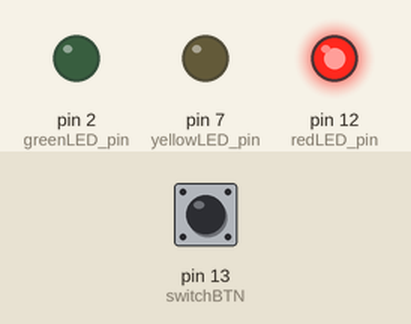
Simulated run of this sketch. Board: Arduino Uno, built with avr-gcc and run on an emulated ATmega328P. On the bench: output pins drawn as LEDs (lit = HIGH). The inputs (shaded band) are chosen by the test bench; at power-on: pin 13 (switchBTN) HIGH.

Above: at 1.0 s.
At 3.0 s:
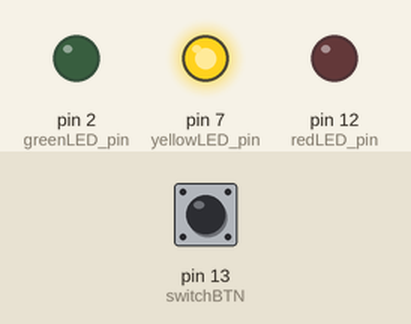
At 6.5 s:
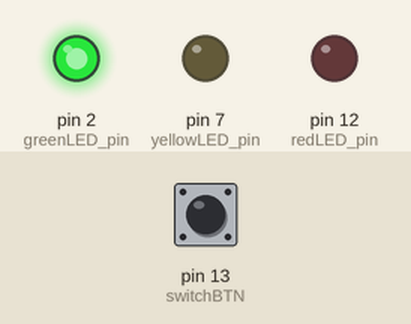
Timing chart, 0 to 11.7 s (numbered marks = the images above):
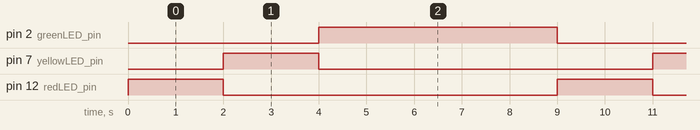

Measured:
- by itself, pin 2 (greenLED_pin): alternates HIGH for 5.0 s and LOW for 4.0 s
- by itself, pin 7 (yellowLED_pin), pin 12 (redLED_pin): alternates HIGH for 2.0 s and LOW for 7.0 s
- by itself, everything shown: repeats every 9.0 s, in 4 steps

The sketch:

Traffic_Light_Sketch.ino
```cpp
//initializing variables for entire page scope
  int greenLED_pin = 2;
  int yellowLED_pin = 7;
  int redLED_pin = 12;
  int switchBTN = 13;

  //Arduino Setup Method
void setup()
{
  //Telling all LED pins to behave as output
  pinMode(yellowLED_pin,OUTPUT);
  pinMode(redLED_pin,OUTPUT);
  pinMode(greenLED_pin, OUTPUT);

  //Telling Switch pin to behave as input
  pinMode(switchBTN,INPUT);
}
//Method to check if switch is pressed
bool isPressed(int myPin)
{
  bool pressedBTN = false;
  if(digitalRead(myPin)==HIGH)
  {
    pressedBTN = true;
  }
  return pressedBTN;
}
//Arduino loop method
void loop()
{
  //Checking if switch is pressed
  if(isPressed(switchBTN))
  {
    digitalWrite(redLED_pin,HIGH);//Switch on the red LED
    delay(2000);//Keeping red LED on for 2 sec
    digitalWrite(redLED_pin,LOW);//Switching off red LED
    digitalWrite(yellowLED_pin,HIGH);//Switch on yellow LED
    delay(2000);//Keeping yellow LED on for 2 sec
    digitalWrite(yellowLED_pin,LOW);//Switching off the yellow LED
    digitalWrite(greenLED_pin,HIGH);//Switch on green LED
    delay(5000);//Keeping green LED on for 5 sec
    digitalWrite(greenLED_pin,LOW);//Switching off green LED
  }else
  {
    //Making sure that no LED is on if switch button is not pressed
    digitalWrite(redLED_pin,LOW);
    digitalWrite(yellowLED_pin,LOW);
    digitalWrite(greenLED_pin,LOW);
  }
}
```
